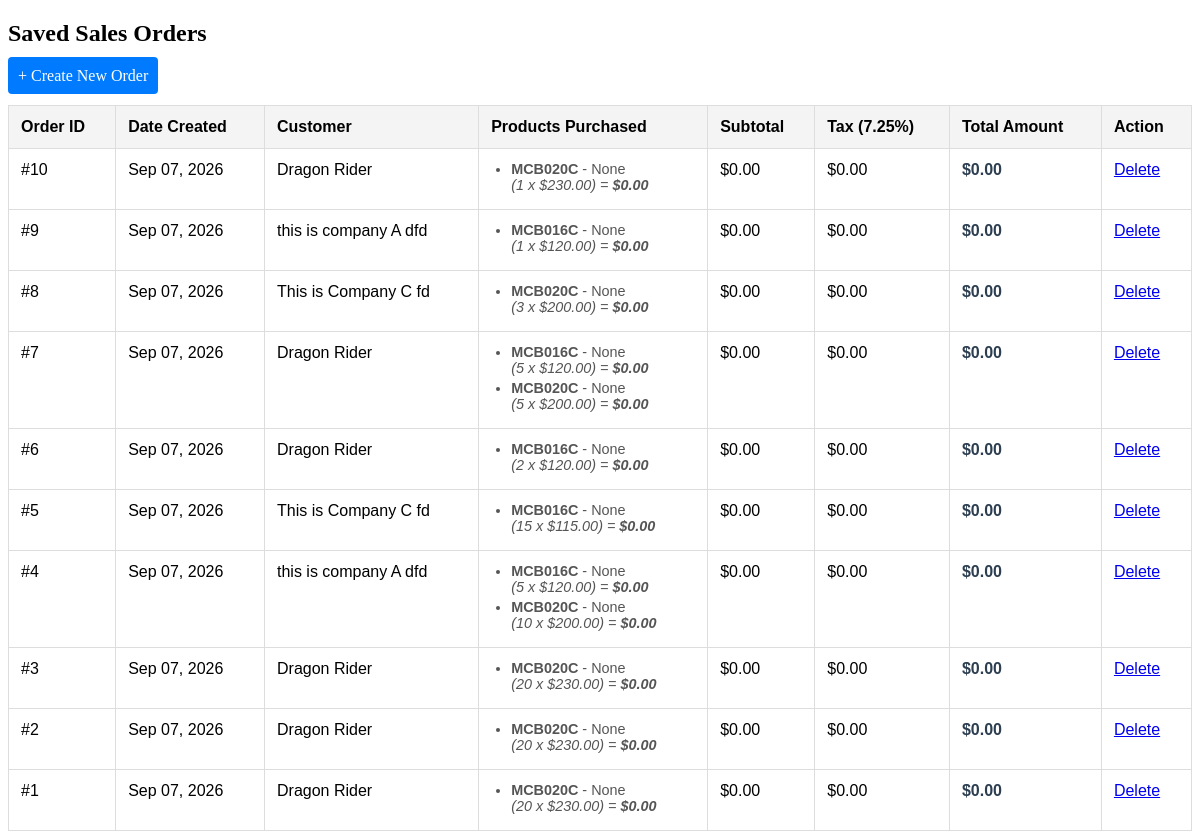
Page /sales/orders/ on the earlier database version.
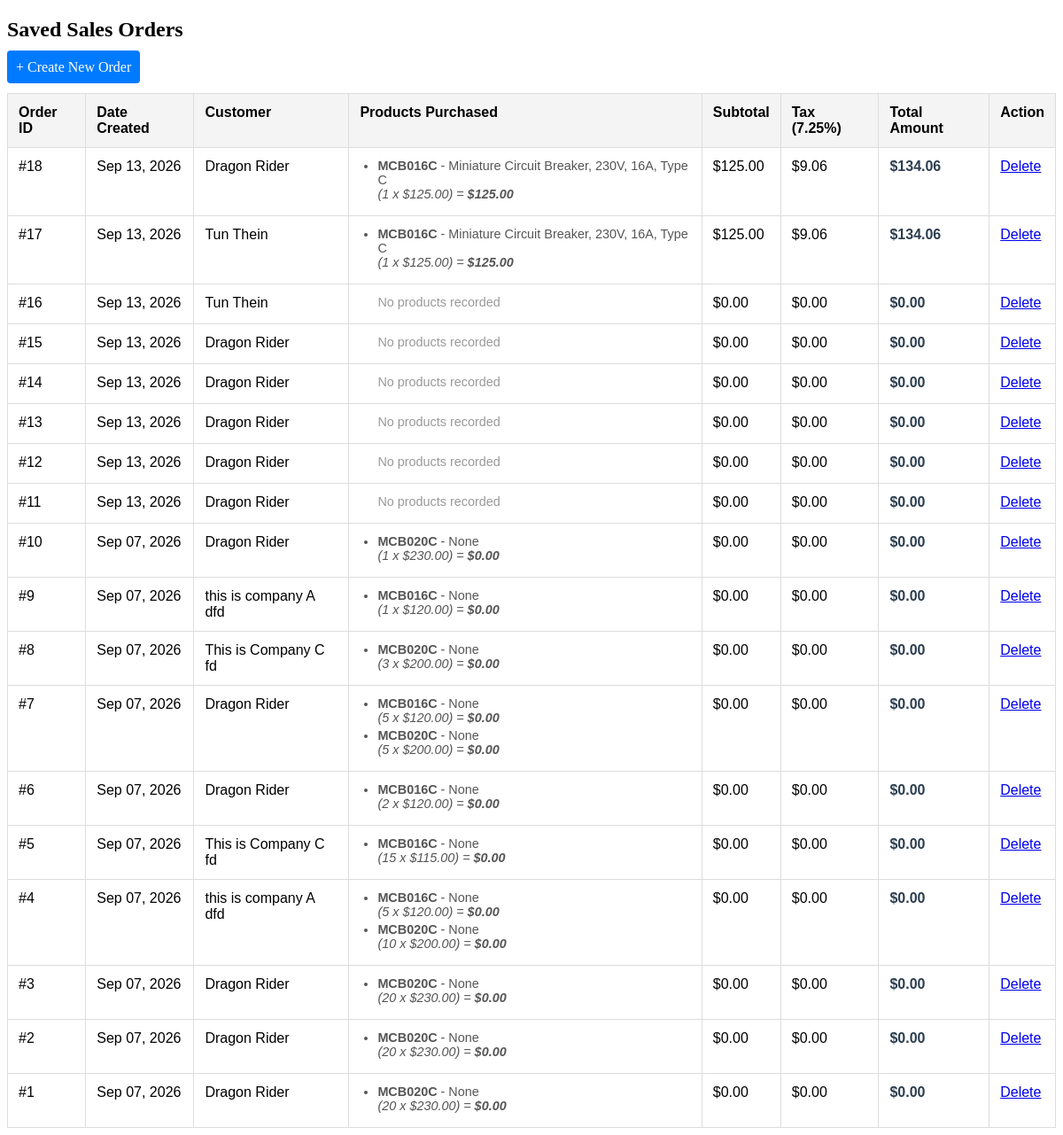
Same page on the later database version.
### sales/models.py (models this page shows, shortened)
class Order(models.Model):
    customer = models.ForeignKey(Customer, on_delete=models.CASCADE, related_name='orders')
    billing_address = models.TextField(default='No Address Provided')
    shipping_address = models.TextField(blank=True, null=True)
    created_at = models.DateField(auto_now_add=True)
    sub_total = models.DecimalField(max_digits=10, decimal_places=2, default=0.00)
    tax = models.DecimalField(max_digits=10, decimal_places=2, default=0.00)
    total = models.DecimalField(max_digits=10, decimal_places=2, default=0.00)

class OrderItem(models.Model):
    order = models.ForeignKey(Order, on_delete=models.CASCADE, related_name='items')
    product = models.ForeignKey(Product, on_delete=models.CASCADE)
    sku = models.CharField(max_length=50, blank=True, null=True)
    description = models.TextField(blank=True, null=True)
    quantity = models.PositiveIntegerField(default=1)
    unit_price = models.DecimalField(max_digits=10, decimal_places=2, blank=True, null=True)
    amount = models.DecimalField(max_digits=10, decimal_places=2, default=0.00)

### app/models.py (models this page shows, shortened)
class Customer(models.Model):
    company = models.ForeignKey(Company, on_delete=models.CASCADE, related_name='customers')
    first_name = models.CharField(max_length=50)
    last_name = models.CharField(max_length=50)
    phone = models.IntegerField(verbose_name="123456789")
    email = models.EmailField()
    position = models.CharField(max_length=50, verbose_name="manager")
    def __str__(self):
        return f"{self.first_name} {self.last_name}"

class Product(models.Model):
    item_no = models.CharField(max_length=100)
    sku = models.CharField(max_length=50, unique=True)
    description = models.TextField()
    stock_quantity  = models.IntegerField(default=0)
    cost_price = models.DecimalField(max_digits=10, decimal_places=2)
    distry_price = models.DecimalField(max_digits=10, decimal_places=2)
    reseller_price = models.DecimalField(max_digits=10, decimal_places=2)
    MSRP = models.DecimalField(max_digits=10, decimal_places=2)
    dated_added = models.DateField(auto_now_add=True, null=True, blank=True)
    last_updated = models.DateField(auto_now=True, null=True, blank=True)

### sales/views.py (the view)
# urls.py: path('orders/', views.sales_orders_list, name='sales_orders_list'),
def sales_orders_list(request):
    orders = Order.objects.all().order_by('-id')
    return render(request, 'sales/sales_orders_list.html', {
        'orders': orders
    })

### sales/templates/sales/sales_orders_list.html (shortened to what this page needs)
<!DOCTYPE html>
<html lang="en">
<head>
</head>
<body>
    <h2>Saved Sales Orders</h2>
    <a href="{% url 'sales:create_order' %}" style="padding: 10px; background: #007bff; color: white; text-decoration: none; border-radius: 4px;">+ Create New Order</a>
    <table>
        <thead>
            <tr>
                <th>Order ID</th>
                <th>Date Created</th>
                <th>Customer</th>
                <th>Products Purchased</th>
                <th>Subtotal</th>
                <th>Tax (7.25%)</th>
                <th>Total Amount</th>
                <th>Action</th>
            </tr>
        </thead>
        <tbody>
            {% for order in orders %}
            <tr>
                <td>#{{ order.id }}</td>
                <td>{{ order.created_at|date:"M d, Y" }}</td>
                <td>{{ order.customer }}</td>
                <td>
                    <ul class="items-list">
                        {% for item in order.items.all %}
                        <li>
                            <strong>{{ item.product.item_no }}</strong> - {{ item.description }}
                            <br>
                            <em>({{ item.quantity }} x ${{ item.unit_price }}) = <strong>${{ item.amount }}</strong></em>
                        </li>
                        {% empty %}
                        <li style="list-style: none; color: #999;">No products recorded</li>
                        {% endfor %}
                    </ul>
                </td>
                <td>${{ order.sub_total }}</td>
                <td>${{ order.tax }}</td>
                <td class="total-bold">${{ order.total }}</td>
                <td><a href="{% url 'sales:order_delete' order.pk %}">Delete</a></td>
            </tr>
            {% empty %}
            <tr>
                <td colspan="7" style="text-align: center; color: #888;">No saved orders found in the database.</td>
            </tr>
            {% endfor %}
        </tbody>
    </table>
</body>
</html>

### sales/templates/sales/sales_orders_list.html (style rules this page uses)
table { width: 100%; border-collapse: collapse; margin-top: 20px; font-family: sans-serif; }
th, td { border: 1px solid #ddd; padding: 12px; text-align: left; vertical-align: top; }
th { background-color: #f4f4f4; }
.total-bold { font-weight: bold; color: #2c3e50; }
.items-list { margin: 0; padding-left: 20px; font-size: 0.9em; color: #555; }
.items-list li { margin-bottom: 4px; }

Differences in the rows shown:
added Order: id "18", created_at "Sep 13, 2026", customer "Dragon Rider", sub_total "125.00", tax "9.06", total "134.06"
added OrderItem: product.item_no "MCB016C", description "Miniature Circuit Breaker, 230V, 16A, Type C", quantity "1", unit_price "125.00", amount "125.00", shown under "18"
added Order: id "17", created_at "Sep 13, 2026", customer "Tun Thein", sub_total "125.00", tax "9.06", total "134.06"
added OrderItem: product.item_no "MCB016C", description "Miniature Circuit Breaker, 230V, 16A, Type C", quantity "1", unit_price "125.00", amount "125.00", shown under "17"
added Order: id "16", created_at "Sep 13, 2026", customer "Tun Thein", sub_total "0.00", tax "0.00", total "0.00"
added Order: id "15", created_at "Sep 13, 2026", customer "Dragon Rider", sub_total "0.00", tax "0.00", total "0.00"
added Order: id "14", created_at "Sep 13, 2026", customer "Dragon Rider", sub_total "0.00", tax "0.00", total "0.00"
added Order: id "13", created_at "Sep 13, 2026", customer "Dragon Rider", sub_total "0.00", tax "0.00", total "0.00"
added Order: id "12", created_at "Sep 13, 2026", customer "Dragon Rider", sub_total "0.00", tax "0.00", total "0.00"
added Order: id "11", created_at "Sep 13, 2026", customer "Dragon Rider", sub_total "0.00", tax "0.00", total "0.00"
